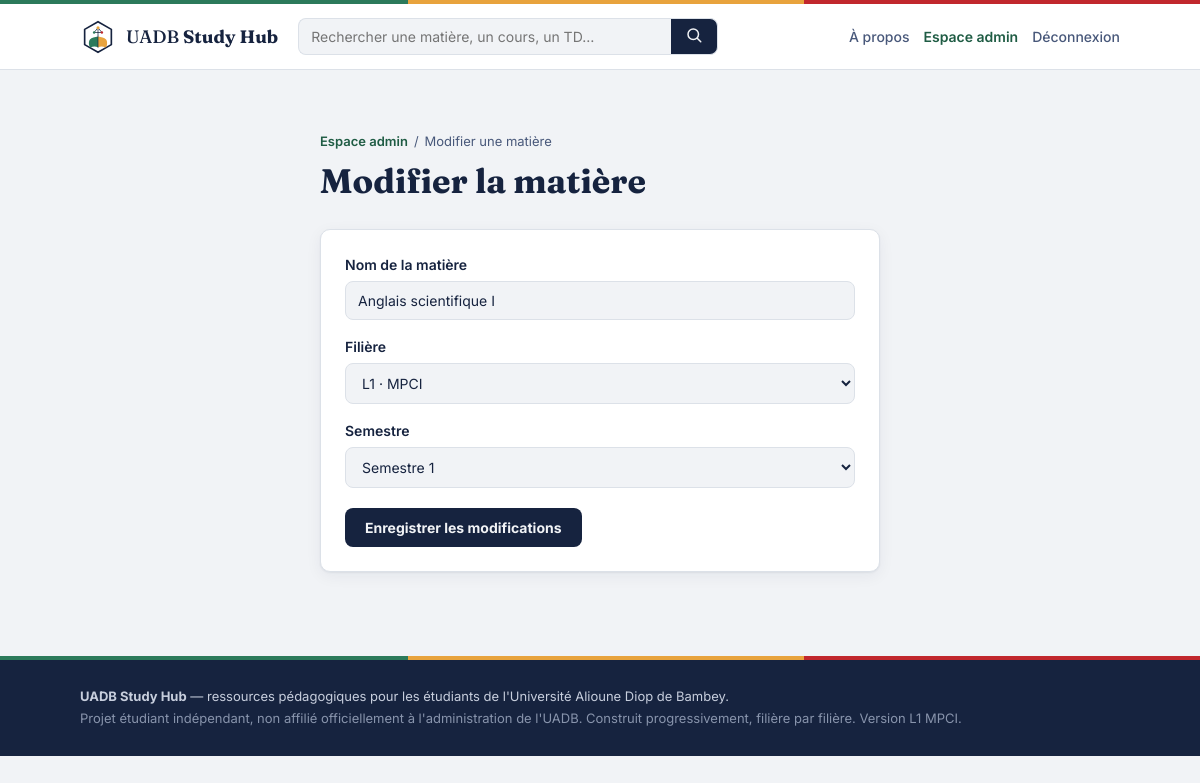
/admin/matiere/2/modifier (signed in), run on the app's committed database.
### tables this page shows
CREATE TABLE matieres (
        id INTEGER PRIMARY KEY AUTOINCREMENT,
        filiere_id INTEGER NOT NULL REFERENCES filieres(id) ON DELETE CASCADE,
        nom TEXT NOT NULL,
        slug TEXT NOT NULL UNIQUE,
        semestre INTEGER DEFAULT 0,
        ordre INTEGER DEFAULT 0
    );

CREATE TABLE niveaux (
        id INTEGER PRIMARY KEY AUTOINCREMENT,
        nom TEXT NOT NULL,
        slug TEXT NOT NULL UNIQUE,
        ordre INTEGER DEFAULT 0
    );

### app.py (the view, shortened to what this page needs)
@app.route("/admin/matiere/<int:matiere_id>/modifier", methods=["GET", "POST"])
@admin_required
def admin_matiere_modifier(matiere_id):
    db = get_db()
    matiere = db.execute("SELECT * FROM matieres WHERE id = ?", (matiere_id,)).fetchone()
    if matiere is None:
        abort(404)
    if not peut_gerer_filiere(matiere["filiere_id"]):
        flash("Vous n'avez pas accès à cette matière.", "erreur")
        return redirect(url_for("admin_dashboard"))
    admin_filiere_id = session.get("admin_filiere_id")
    if admin_filiere_id is None:
        filieres = db.execute("""
            SELECT filieres.*, niveaux.nom AS niveau_nom
            FROM filieres JOIN niveaux ON niveaux.id = filieres.niveau_id
            ORDER BY niveaux.ordre, filieres.ordre
        """).fetchall()
    else:
        filieres = db.execute("""
            SELECT filieres.*, niveaux.nom AS niveau_nom
            FROM filieres JOIN niveaux ON niveaux.id = filieres.niveau_id
            WHERE filieres.id = ?
        """, (admin_filiere_id,)).fetchall()
    return render_template("admin/matiere_form.html", filieres=filieres, matiere=matiere)

### app.py (called while the page is built, shortened)
def get_db():
    if "db" not in g:
        g.db = sqlite3.connect(DB_PATH)
        g.db.row_factory = sqlite3.Row
        g.db.execute("PRAGMA foreign_keys = ON")
    return g.db

@app.before_request
def compter_visite():
    endpoint = request.endpoint or ""
    if endpoint.startswith("static") or endpoint.startswith("admin"):
        return

def admin_required(view_func):
    @wraps(view_func)
    def wrapped(*args, **kwargs):
        if not session.get("admin_id"):
            flash("Veuillez vous connecter pour accéder à l'espace administrateur.", "erreur")
            return redirect(url_for("admin_login", next=request.path))
        return view_func(*args, **kwargs)
    return wrapped

def peut_gerer_filiere(filiere_id):
    admin_filiere_id = session.get("admin_filiere_id")
    if admin_filiere_id is None:
        return True
    return str(admin_filiere_id) == str(filiere_id)

### templates/admin/matiere_form.html (shortened to what this page needs)
{% extends "base.html" %}
{% block contenu %}
<section class="conteneur section section--etroite">
  <nav class="fil-ariane">
    <a href="{{ url_for('admin_dashboard') }}">Espace admin</a> <span>/</span>
    <span>{{ 'Modifier' if matiere else 'Ajouter' }} une matière</span>
  </nav>
  <h1 class="titre-page">{{ 'Modifier la matière' if matiere else 'Ajouter une matière' }}</h1>
  <form method="post" class="formulaire carte-formulaire">
    <label>
      Nom de la matière
      <input type="text" name="nom" required value="{{ matiere.nom if matiere else '' }}" placeholder="Ex. Analyse 2">
    </label>
    <label>
      Filière
      <select name="filiere_id" required>
        {% for f in filieres %}
          <option value="{{ f.id }}" {% if matiere and matiere.filiere_id == f.id %}selected{% endif %}>
            {{ f.niveau_nom }} · {{ f.nom }}
          </option>
        {% endfor %}
      </select>
    </label>
    <label>
      Semestre
      <select name="semestre">
        {% for s in range(1, 7) %}
          <option value="{{ s }}" {% if matiere and matiere.semestre == s %}selected{% endif %}>Semestre {{ s }}</option>
        {% endfor %}
      </select>
    </label>
    <button type="submit" class="bouton">{{ 'Enregistrer les modifications' if matiere else 'Ajouter la matière' }}</button>
  </form>
</section>
{% endblock %}

### static/css/style.css (style rules this page uses)
:root { --ardoise: #16233F; --ardoise-doux: #48587A; --fond: #F1F3F6; --carte: #FFFFFF; --bordure: #DCE1E8; --or: #E8A33D; --or-fonce: #C6811F; --vert: #2C7A5B; --vert-fonce: #1F5C44; --rouge: #C1272D; --police-titre: "Fraunces", Georgia, serif; --police-texte: "Inter", -apple-system, BlinkMacSystemFont, "Segoe UI", sans-serif; --police-mono: "IBM Plex Mono", monospace; --rayon: 10px; --ombre: 0 1px 2px rgba(22, 35, 63, 0.06), 0 4px 16px rgba(22, 35, 63, 0.06); }
* { box-sizing: border-box; }
html { -webkit-text-size-adjust: 100%; }
body { margin: 0; font-family: var(--police-texte); color: var(--ardoise); background: var(--fond); line-height: 1.5; }
a { color: inherit; text-decoration: none; }
.conteneur { max-width: 1080px; margin: 0 auto; padding: 0 20px; }
.section { padding: 44px 0; }
.section--etroite { max-width: 560px; }
.titre-page { font-family: var(--police-titre); font-size: clamp(26px, 4vw, 34px); margin: 4px 0 22px; }
.fil-ariane { font-size: 13px; color: var(--ardoise-doux); margin: 18px 0 0; display: flex; gap: 6px; flex-wrap: wrap; }
.fil-ariane a { color: var(--vert-fonce); font-weight: 600; }
.bouton { display: inline-block; background: var(--ardoise); color: var(--fond); font-weight: 700; padding: 11px 20px; border-radius: 8px; border: none; cursor: pointer; font-size: 14px; font-family: var(--police-texte); }
.carte-formulaire { background: var(--carte); border: 1px solid var(--bordure); border-radius: var(--rayon); padding: 24px; box-shadow: var(--ombre); }
.formulaire { display: flex; flex-direction: column; gap: 16px; margin-top: 10px; }
.formulaire label { display: flex; flex-direction: column; gap: 6px; font-size: 14px; font-weight: 600; }
.formulaire input, .formulaire select { font-family: var(--police-texte); font-size: 14px; font-weight: 400; padding: 10px 12px; border: 1px solid var(--bordure); border-radius: 8px; background: var(--fond); color: var(--ardoise); }
.formulaire .bouton { align-self: flex-start; margin-top: 4px; }

### data on the page
matieres: nom "Anglais scientifique I", filiere_id "L1 · MPCI", semestre "Semestre 1"

### other printed values
{{ 'Modifier' if matiere else 'Ajouter' }} "Modifier"
{{ 'Modifier la matière' if matiere else 'Ajouter une matière' }} "Modifier la matière"
{{ 'Enregistrer les modifications' if matiere else 'Ajouter la matière' }} "Enregistrer les modifications"
